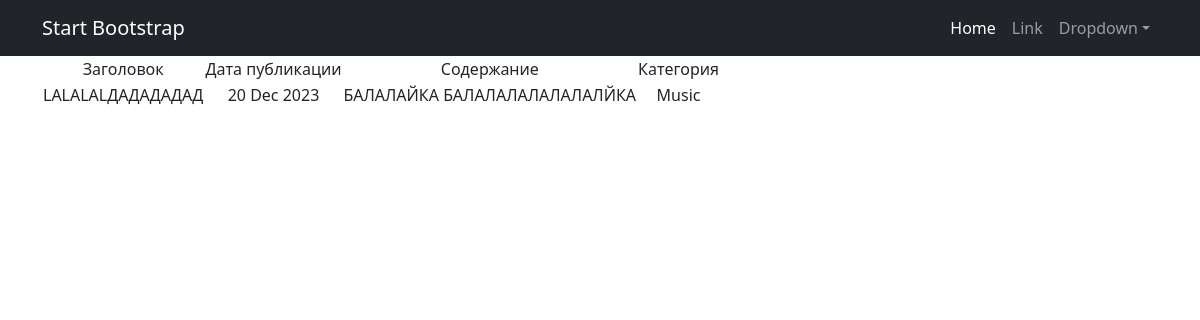
/news/3/, run on the app's committed database.
### simpleapp/models.py (models this page shows, shortened)
class Post(models.Model):
    author = models.ForeignKey(Author, default=1, on_delete=models.SET_DEFAULT,
                               verbose_name=pgettext_lazy('Author', 'Author'))
    type = models.CharField(max_length=7, choices=TYPE, verbose_name=pgettext_lazy('Type', 'Type'))
    time_in = models.DateTimeField(auto_now_add=True, verbose_name=pgettext_lazy('Time_in', 'Time_in'))
    category = models.ManyToManyField(Category, through='PostCategory',
                                      verbose_name=pgettext_lazy('Category', 'Category'))
    title = models.CharField(max_length=255, verbose_name=pgettext_lazy('Title', 'Title'))
    text = models.TextField(verbose_name=pgettext_lazy('Text', 'Text'))
    rating = models.IntegerField(default=0, verbose_name=pgettext_lazy('Rating', 'Rating'))

class Category(models.Model):
    name = models.CharField(max_length=40, unique=True,)

### simpleapp/views.py (the view)
# urls.py: path('news/<int:pk>/', NewsDetail.as_view(), name='post_detail'),
class NewsDetail(DetailView):
    model = Post
    template_name = 'post_detail.html'
    context_object_name = 'post'

### simpleapp/templatetags/custom_filters.py (called while the page is built)
@register.filter()
def censor(value):
   for word in censor_list:
      value = value.replace(word[1:], '*' * len(word[1:]))
   return value

### templates/post_detail.html
{% extends 'flatpages/default.html' %}
{% load custom_filters %}
{% block content %}
{% if post %}
<table>
    <tr>
        <td>Заголовок</td>
        <td>Дата публикации</td>
        <td>Содержание</td>
        <td>Категория</td>
    </tr>
    <tr>
        <td>{{ post.title }}</td>
        <td>{{ post.time_in|date:'d M Y' }}</td>
        <td>{{ post.text|censor }}</td>
        {% for cat in post.category.all %}
        <td>{{ cat.name }}</td>
        {% endfor %}
    </tr>
</table>
{% else %}
<h3>Публикаций нет!</h3>
{% endif %}
{% endblock content %}

### data on the page
Post: title "LALALALДАДАДАДАД", time_in "20 Dec 2023", text|censor "БАЛАЛАЙКА БАЛАЛАЛАЛАЛАЛАЛЙКА"
Category: name "Music"
